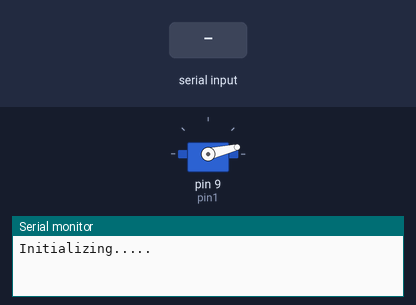
Bench run of a sketch on a simulated Arduino Uno, built with avr-gcc and run on an emulated ATmega328P. Parts: servo, the last lines printed to the serial monitor. The test bench sets the inputs (shaded band).

Above: at 4.4 s.
At 11.0 s:
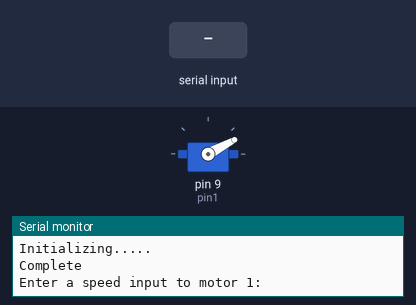
11.1 s: "90,45\n" received over Serial
At 11.6 s:
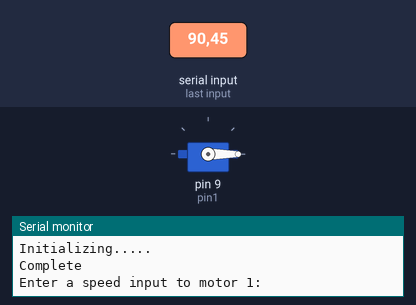
Timing chart, 0 to 14.1 s (numbered marks = the images above; inputs shaded):
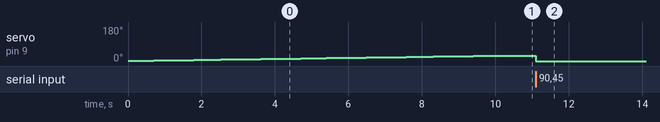

Measured:
- after the input at 11.1 s, servo on pin 9 (pin1): 28° → 0° at once

The sketch:

Motor_testing.ino
```cpp
#include<Servo.h>//Servo Library to control the motors
Servo a;
//Check pin connections before running

int pin1=9;

/* motor 1 located on Y+ arm
   motor 2 located on X+ arm
   motor 3 located on Y- arm
   motor 4 located on X- arm
*/
/*  lower bound for each motor
    motor 1 837
    motor 2 1184
    motor 3 1183
    motor 4 1145*/
//Restrict the upper bound to 1500 for all motor
//inital period of 'no motion' for safety (ESC stuff...)
void arming(){
  a.attach(pin1);
  Serial.println("Initializing.....");
 for (int i=550;i<830;i++){
  a.writeMicroseconds(i);  //writeMicroseconds() gives a better inital speed at lower and probably safer values
  delay(35);}
  Serial.println("Complete");
}
//Setup block
void setup() {
   Serial.begin(9600);
   arming();

}
//run the motors
void spinning(){
 int s1;
 Serial.println("Enter a speed input to motor 1:");
while(Serial.available()==0);
s1=Serial.parseInt();
  a.writeMicroseconds(s1);
  delay(5000);

}
//Main loop
void loop() {
  spinning(); // call spinning in the loop
Serial.println("Wanna test again:(y/n)");
char esc=Serial.read();
if (esc=='n'){
  a.writeMicroseconds(0);
  while(1){}
}
}
```
